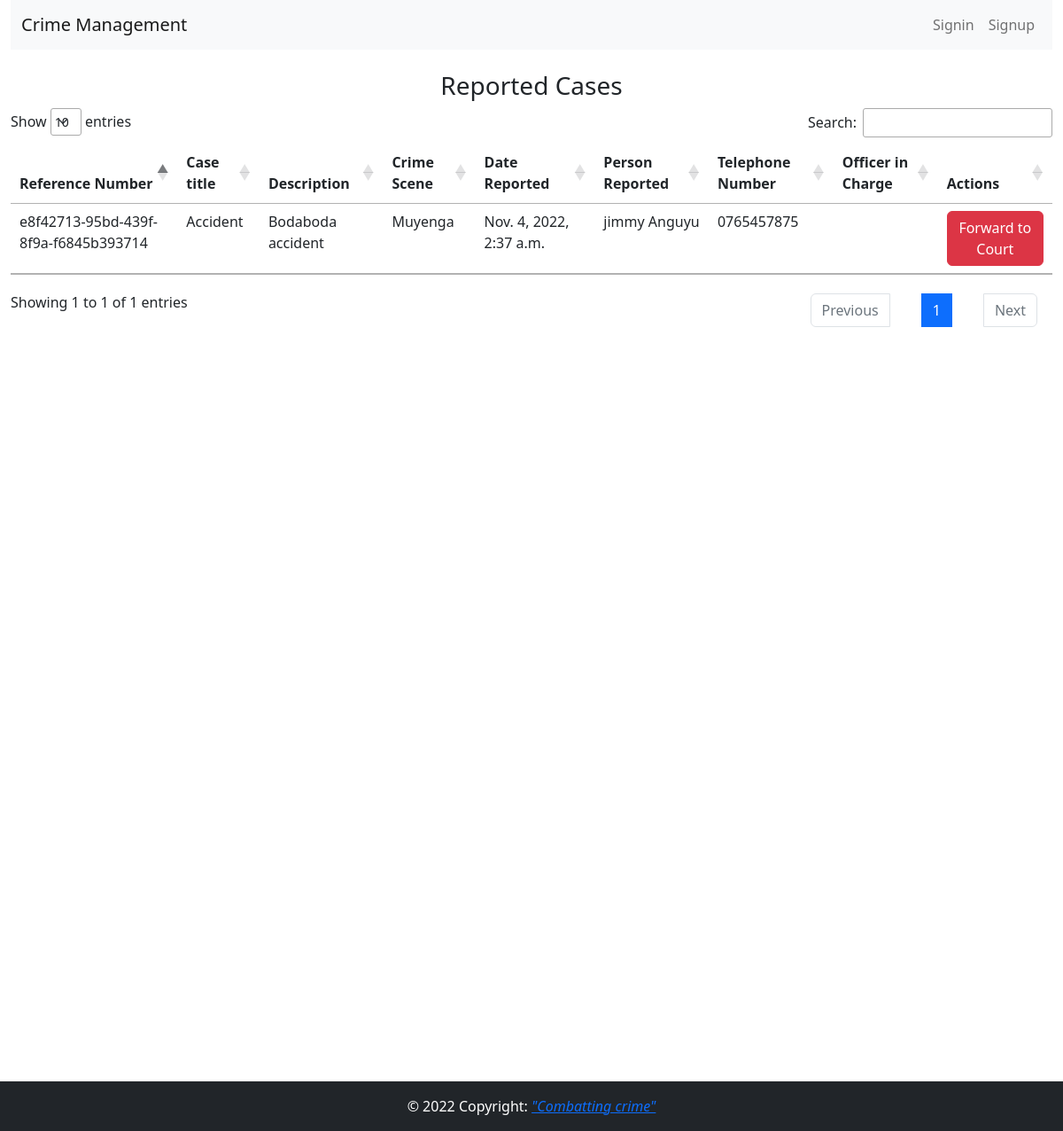
/ready2forward, run on the app's committed database.
### crimeapp/models.py (models this page shows, shortened)
class Reported(models.Model):
    Reference_Number= models.CharField(max_length = 100, blank = True, unique = True,
   default = uuid.uuid4)
    title = models.CharField(max_length = 200, null=True)
    description = models.CharField(max_length = 1000)
    personreported=models.CharField(max_length=100)
    tribe=models.CharField(max_length=100)
    Telephone_Number=models.CharField(max_length=100)
    Residence=models.CharField(max_length=100)
    Officerincharge=models.CharField(max_length=100, blank=True)
    last_modified = models.DateTimeField(auto_now_add = True)
    Status=models.CharField(max_length=5000 ,blank=True)
    CourtStatus=models.CharField(max_length=5000 ,blank=True)
    CrimeScene=models.CharField(max_length=100, blank=True)

### crimeapp/views.py (the view)
# urls.py: path('ready2forward',ready2forwardview, name="ready2forward"),
def ready2forwardview(request):
  mycases = Reported.objects.filter(Status__exact ='')
  context = {
    'mycases': mycases,
  }
  return render(request,'ready2forward.html',context)

### templates/ready2forward.html (shortened to what this page needs)
<!DOCTYPE html>
<html>
<head>
	{% load static %}
	<link rel="stylesheet" type="text/css" href="{% static 'bootstrap-5.2.0-dist/css/bootstrap.min.css' %}">
	<link rel="stylesheet" type="text/css" href="{% static 'bootstrap-5.2.0-dist/css/style.css' %}">
	<link rel="stylesheet" type="text/css" href="https://cdn.datatables.net/1.12.1/css/jquery.dataTables.min.css">
	<link rel="stylesheet" type="text/css" href="https://cdnjs.cloudflare.com/ajax/libs/twitter-bootstrap/5.2.0/css/bootstrap.min.css">
	<link rel="stylesheet" type="text/css" href="https://cdn.datatables.net/1.12.1/css/dataTables.bootstrap5.min.css">
</head>
<body>
	<div class="container-fluid">
	<nav class="navbar navbar-expand-lg bg-light">
	  <div class="container-fluid">
	    <a class="navbar-brand" href="">Crime Management</a>
	    <div class="collapse navbar-collapse" id="navbarSupportedContent">
	      <ul class="navbar-nav ms-auto mb-2 mb-lg-0 ">
	        {% if not user.is_authenticated %}
			<li class="nav-item itm">
				<a class="nav-link  " href="signin">Signin</a>
			</li>
			<li class="nav-item">
				<a class="nav-link " href="signup">Signup</a>
			</li>
			{% endif %}
	      </ul>
	    </div>
	  </div>
	</nav>
            <div>
                <br>
                    <h3 class="text-center">Reported Cases</h3>
                    <table class="table table-stripped" id="reportedcases">
                    	<thead>
				            <tr>
				            	<th>Reference Number</th>
	                            <th>Case title</th>
	                            <th>Description</th>
	                            <th>Crime Scene</th>
	                            <th>Date Reported</th>
	                            <th>Person Reported</th>
	                            <th>Telephone Number</th>
	                            <th>Officer in Charge</th>
	                            <th>Actions</th>
				            </tr>
				        </thead>
				        <tbody>
		                    <tr>
		                        {% for st in mycases %}
		                        <td>{{st.Reference_Number}}</td>
		                        <td>{{st.title}}</td>
		                        <td>{{st.description}}</td>
		                        <td>{{st.CrimeScene}}</td>
		                        <td>{{st.last_modified}}</td>
		                        <td>{{st.personreported}}</td>
		                        <td>{{st.Telephone_Number}}</td>
		                        <td>{{st.Officerincharge}}</td>
		                        <td><a href="forward/{{ st.id }}"><button class="btn btn-danger text-white"> Forward to Court</button></a></td>
		                    </tr>
		                        {% endfor %}
                        </tbody>
                    </table>
                  </div>
		  </div>
		  <br>
		  <footer class="page-footer font-small blue foot" >
		      <div class="footer-copyright text-white text-center py-3 bg-dark">© 2022 Copyright:
		         <a class="fst-italic">"Combatting crime"</a>
		      </div>
		    </footer>
</body>
</html>

### data on the page
Reported: Reference_Number "e8f42713-95bd-439f-8f9a-f6845b393714", title "Accident", description "Bodaboda accident", CrimeScene "Muyenga", last_modified "Nov. 4, 2022, 2:37 a.m.", personreported "jimmy Anguyu", Telephone_Number "0765457875"
